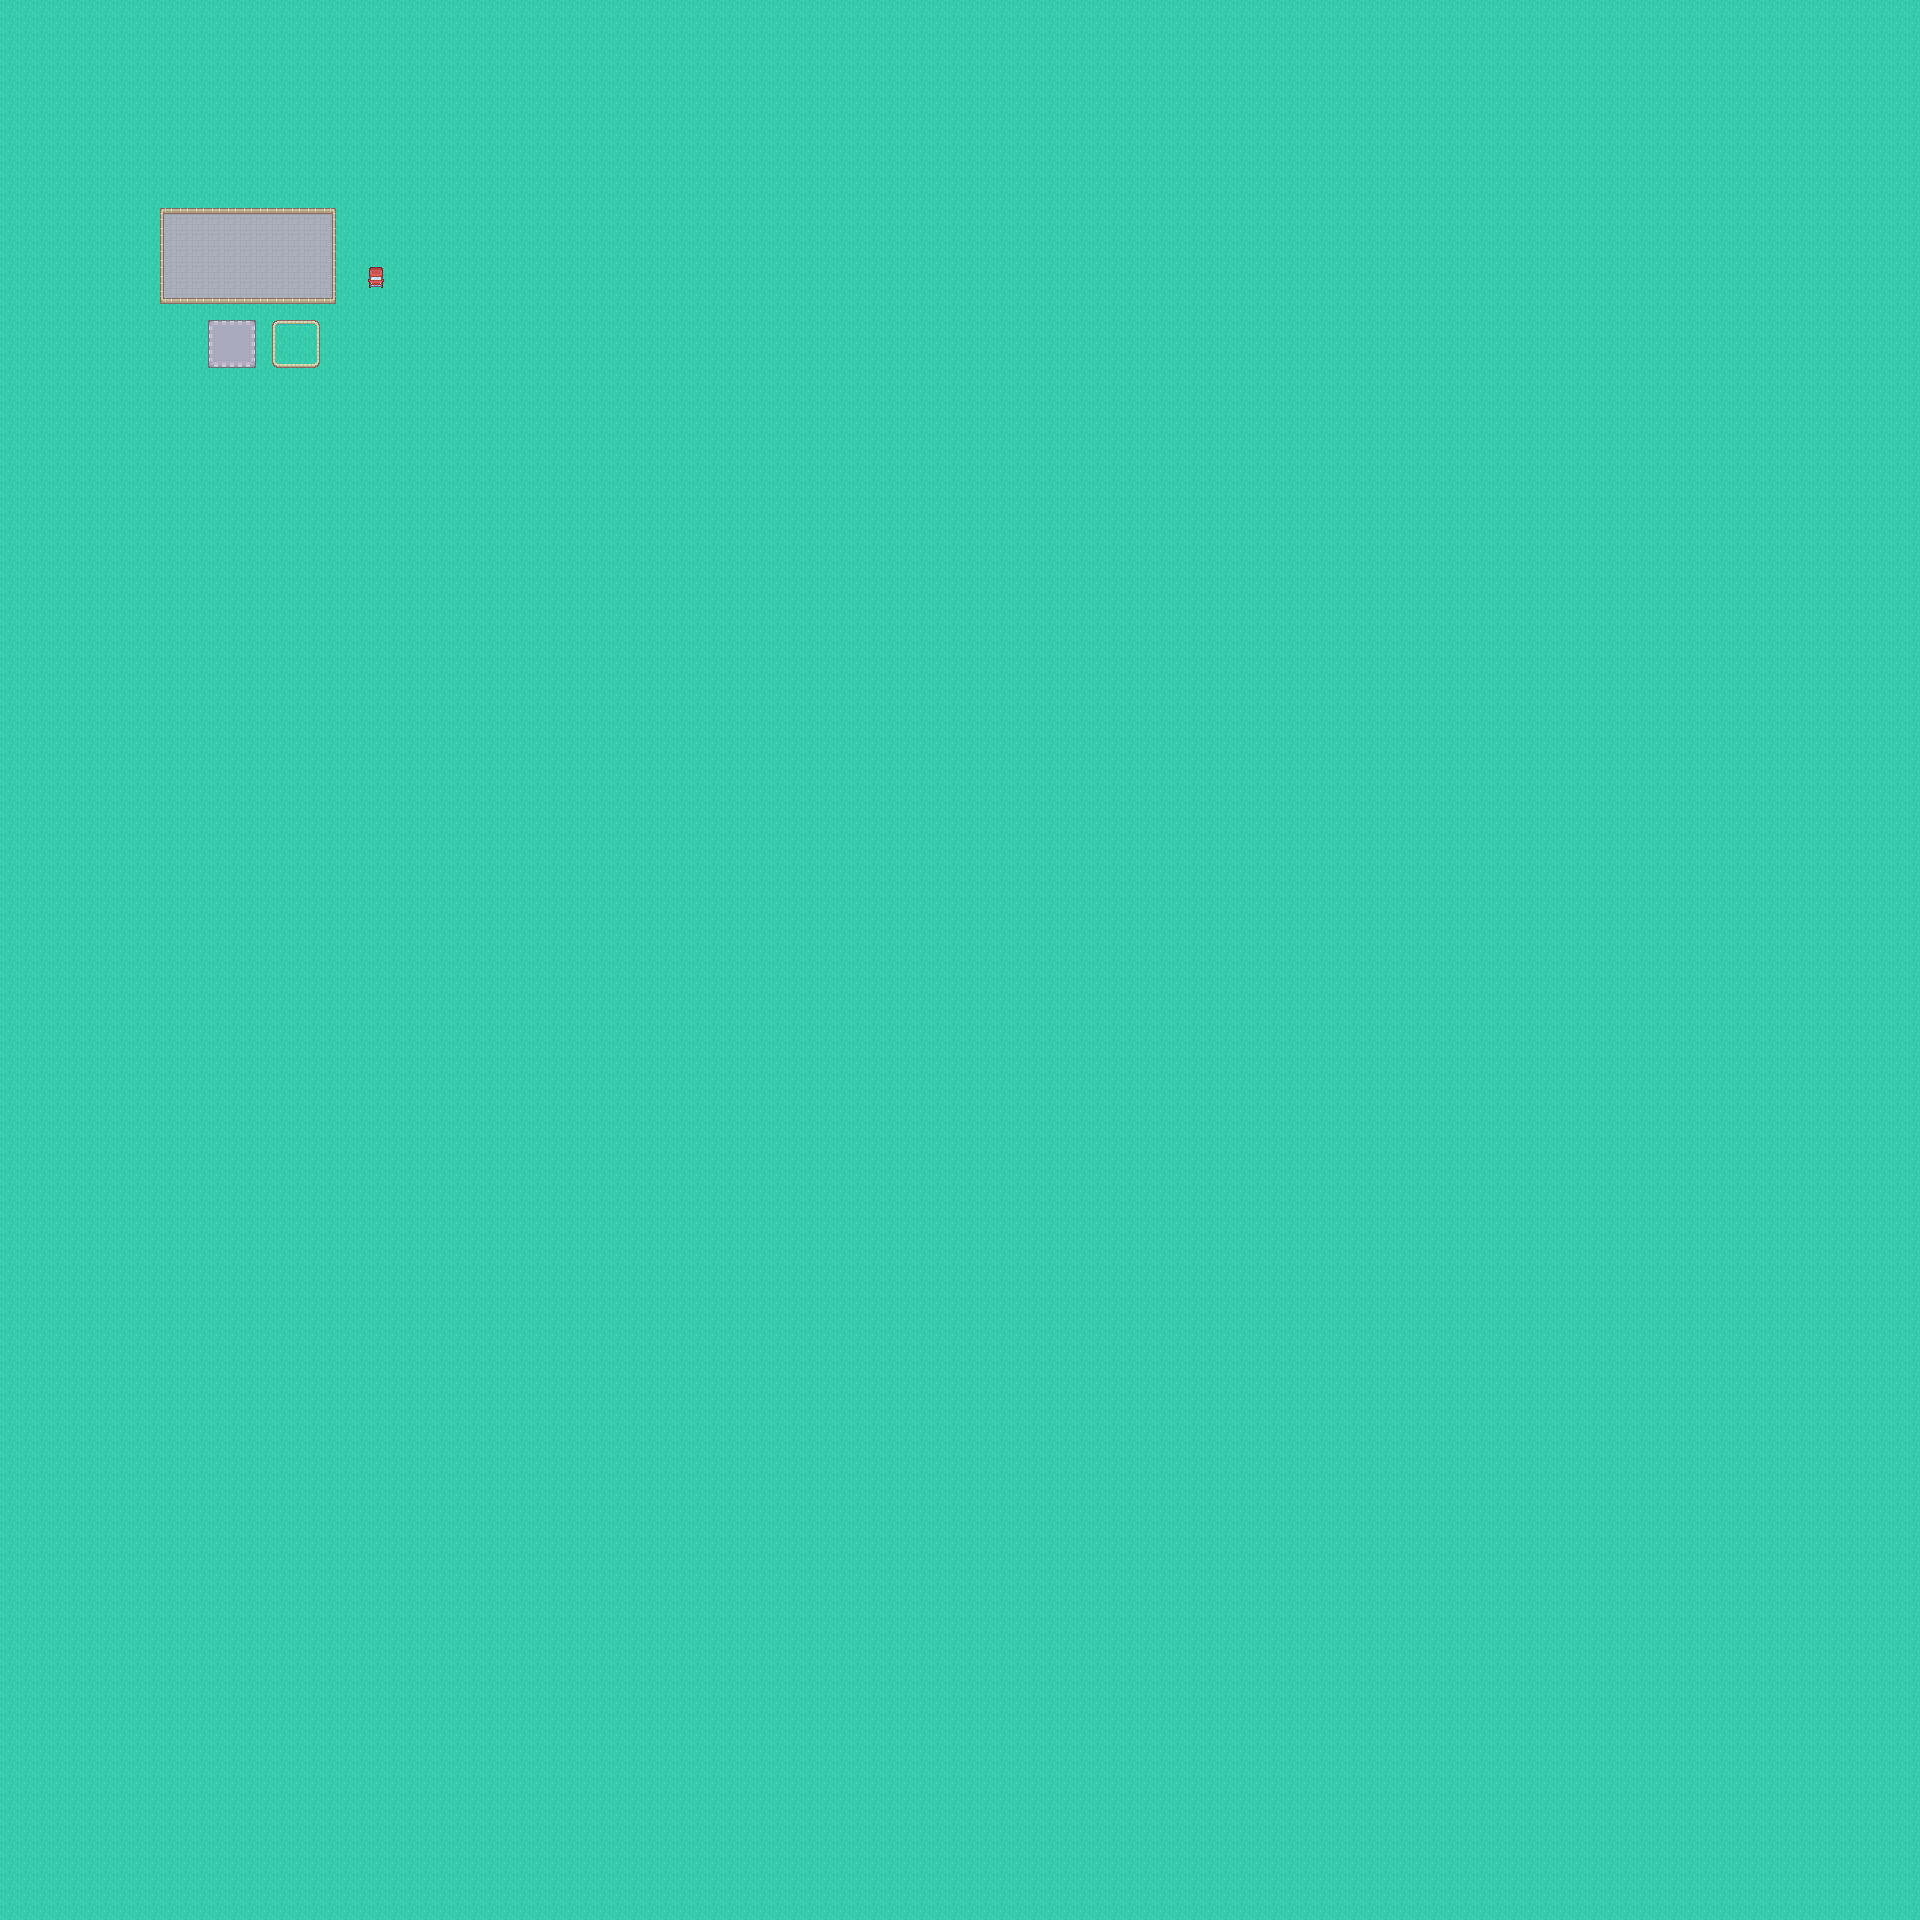

This is a level from a 2D game, rendered from its Tiled map with the project's own tilesets. A one-line summary and the map file follow, with tile-layer data summarised:
An orthogonal 120x120 tile map with 16x16 px tiles, 2 tile layers (Grass, Test) and 1 object (Camera).

<map version="1.8" tiledversion="1.8.5" orientation="orthogonal" renderorder="right-down" width="120" height="120" tilewidth="16" tileheight="16" infinite="0" nextlayerid="5" nextobjectid="2">
 <tileset firstgid="1" name="kenney-urban-rpg" tilewidth="16" tileheight="16" spacing="1" tilecount="486" columns="27">
  <image source="../spritesheets/kenney_rpgurbanpack/Tilemap/tilemap.png" width="458" height="305" />
 </tileset>
 <layer id="1" name="Grass" width="120" height="120">
  <data>[14400 cells, 14400 non-empty, 1 distinct tile ids]</data>
 </layer>
 <layer id="2" name="Test" width="120" height="120">
  <data>[14400 cells, 86 non-empty, 29 distinct tile ids]</data>
 </layer>
 <objectgroup id="3" name="Objects">
  <properties>
   <property name="excalibur" type="bool" value="true" />
  </properties>
  <object id="1" name="Camera" type="Camera" x="342.5" y="304.75">
   <properties>
    <property name="Zoom" type="float" value="3" />
   </properties>
   <point />
  </object>
 </objectgroup>
</map>
